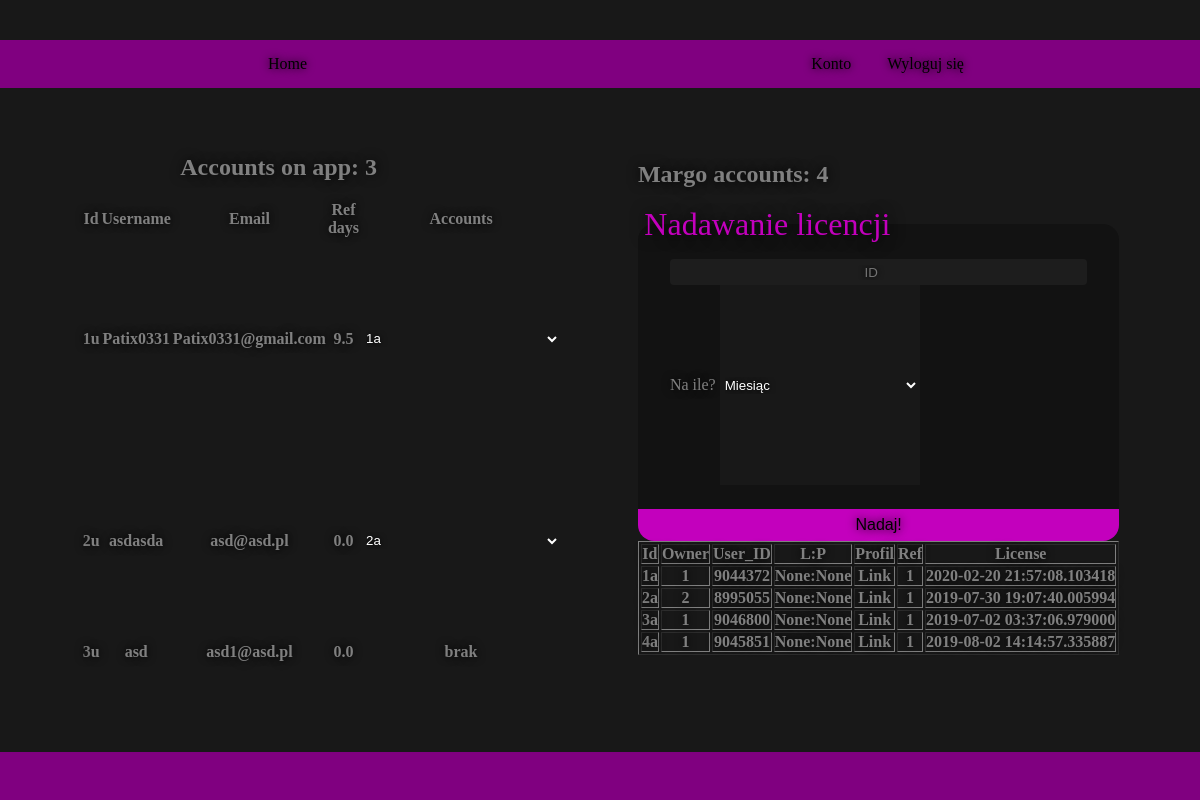
The page /panel (signed in) on the database its author committed.
### apkabot/models.py (models this page shows, shortened)
class User(db.Model, UserMixin):
    id = db.Column(db.Integer, primary_key=True)
    username = db.Column(db.String(15), unique=True, nullable=False)
    email = db.Column(db.String(50), unique=True, nullable=False)
    password = db.Column(db.String(60), nullable=False)
    free = db.Column(db.Float, nullable=True, default = 0)
    accounts = db.relationship('Account', backref='owner', lazy=True)

class Account(db.Model):
    id = db.Column(db.Integer, primary_key=True, nullable=False)
    owner_id = db.Column(db.Integer, db.ForeignKey('user.id'), nullable=False)
    user_id = db.Column(db.Integer, nullable=False)
    url = db.Column(db.String(50), nullable=False)
    login = db.Column(db.String(30), nullable=True)
    password = db.Column(db.String(30), nullable=True)
    ref = db.Column(db.Integer, nullable=True)
    license = db.Column(db.DateTime, nullable=True, default = datetime.now() + timedelta(hours=3))

### apkabot/routes.py (the view, shortened to what this page needs)
@app.route("/panel", methods=['GET','POST'])
@login_required
def panel():
    form = PanelForm()
    form2 = AddLicense(howLong="30")
    acc_list = User.query.all()
    mAcc_list = Account.query.all()
    return render_template('panel.html', acc_list = acc_list, mAcc_list=mAcc_list, title='Panel', form=form, form2=form2)

### apkabot/forms.py (shortened to what this page needs)
class PanelForm(FlaskForm):
    id = IntegerField('ID', validators=[DataRequired(), NumberRange(1,4000, message="")])
    username = StringField('Username', validators = [
        Optional(),
        Length(min=3, max=15)
        ])
    email = StringField('Email', validators=[
        Optional(),
        Email()])
    password = PasswordField('Password', validators=[Optional()])
    ref = IntegerField('Ref', validators=[Optional()])
    submit = SubmitField('Change!')

class AddLicense(FlaskForm):
    id = IntegerField('ID', validators=[DataRequired(), NumberRange(1,4000, message="")])
    howLong = SelectField(u'Na ile?', choices=[("0.04166", 'Godzina'),("0.5", 'Pół dnia'),("1", 'Dzień'), ("7", 'Tydzien'), ("15", 'Pół miesiąca'), ("30", 'Miesiąc')])
    submit = SubmitField('Nadaj!')

### apkabot/models.py (called while the page is built)
@login_manager.user_loader
def load_user(user_id):
    return User.query.get(int(user_id))

### apkabot/templates/panel.html (shortened to what this page needs)
{% extends "layout.html" %}
{% block content %}
<div id="acc-list">
    <h2>Accounts on app: {{acc_list.__len__()}}</h2> <br>
    <table>
        <tr>
            <th>Id</th>
            <th>Username</th>
            <th>Email</th>
            <th>Ref days</th>
            <th>Accounts</th>
        </tr>
        {% for acc in acc_list %}
        <tr>
            <th>{{acc.id}}u</th>
            <th>{{acc.username}}</th>
            <th>{{acc.email}}</th>
            <th>{{acc.free}}</th>
            <th>
                {% if acc.accounts %}
                    <select name="margoAccounts">
                        {% for mAcc in acc.accounts %}
                            <option value="{{mAcc.user_id}}">{{mAcc.id}}a</option>
                        {% endfor %}
                    </select>
                {% else %}
                    brak
                {% endif %}
            </th>
        </tr>
    {% endfor %}
    </table>
</div>
<div id="add-acc">
        <h2>Margo accounts: {{mAcc_list.__len__()}}</h2> <br>
        <form method="post" action="">
        <fieldset class="login">
            <legend>Nadawanie licencji</legend>
            <div class="form">
            <div class="form-group">
                    {% if form2.id.errors %}
                        {{ form2.id(class="form-control-label is-invalid", type="number") }}
                        <div class="invalid-feedback">
                            {% for error in form2.id.errors %}
                                <span>{{ error }}</span>
                            {% endfor %}
                        </div>
                    {% else %}
                        {{ form2.id(class="form-control form-control-lg", placeholder="ID", type="number") }}
                    {% endif %}
                </div>
                <div class="form-group">
                    {{ form2.howLong.label(class="form-control-label") }}
                    {% if form2.howLong.errors %}
                        {{ form2.howLong(class="form-control-label is-invalid") }}
                        <div class="invalid-feedback">
                            {% for error in form2.howLong.errors %}
                                <span>{{ error }}</span>
                            {% endfor %}
                        </div>
                    {% else %}
                        {{ form2.howLong(class="form-control form-control-lg") }}
                    {% endif %}
                </div>
            </div>
            <input type="submit" value="Nadaj!">
        </fieldset>
    </form>
        <table border="solid">
            <tr>
                <th>Id</th>
                <th>Owner</th>
                <th>User_ID</th>
                <th>L:P</th>
                <th>Profil</th>
                <th>Ref</th>
                <th>License</th>
            </tr>
            {% for acc in mAcc_list %}
                <tr>
                    <th>{{acc.id}}a</th>
                    <th>{{acc.owner_id}}</th>
                    <th>{{acc.user_id}}</th>
                    <th>{{acc.login}}:{{acc.password}}</th>
                    <th><a href="{{acc.url}}" target="_blank">Link</a></th>
                    <th>{{acc.ref}}</th>
                    <th>{{acc.license}}</th>
                </tr>
            {% endfor %}
        </table>
</div>
{% endblock content %}

### apkabot/static/main.css (style rules this page uses)
*, *::before, *::after { margin: 0; padding: 0; -webkit-box-sizing: border-box; box-sizing: border-box; text-shadow: 0 0 0.5em black; }
body { display: -ms-grid; display: grid; -webkit-box-align: center; -ms-flex-align: center; align-items: center; justify-items: center; min-height: 100vh; background: #181818; color: grey; grid-template-areas: "header header header" "main main main" "footer footer footer"; -ms-grid-rows: 4em auto 3em; grid-template-rows: 4em auto 3em; -ms-grid-columns: auto; grid-template-columns: auto; }
main a { text-decoration: none; color: grey; }
main .login { display: -webkit-box; display: -ms-flexbox; display: flex; -webkit-box-orient: vertical; -webkit-box-direction: normal; -ms-flex-direction: column; flex-direction: column; background: #121212; border: none; border-radius: 1em; }
main .login input { border-radius: 0.3em; height: 2em; width: 100%; text-align: center; border: none; background: #1d1d1d; color: white; }
main .login legend { color: #c300bd; margin: 0 1em 0.5em 0.2em; font-size: 2em; }
main .login .form { margin: 0 2em 0 2em; }
main .login input[type=submit] { background: #c300bd; color: black; font-size: 1em; text-shadow: 0 0 10px black; cursor: pointer; margin-top: 1.5em; border-radius: 0 0 1em 1em; }
#acc-list { display: -webkit-box; display: -ms-flexbox; display: flex; -webkit-box-orient: vertical; -webkit-box-direction: normal; -ms-flex-direction: column; flex-direction: column; width: 33%; height: 50%; -webkit-box-pack: center; -ms-flex-pack: center; justify-content: center; text-align: center; }
select { background: #181818; border-color: #181818; color: white; width: 200px; height: 200px; }

### rows shown on the page
User: id "1", username "Patix0331", email "Patix0331@gmail.com", free "9.5"
User: id "2", username "asdasda", email "asd@asd.pl", free "0.0"
User: id "3", username "asd", email "asd1@asd.pl", free "0.0", shows "brak"
Account: id "1", owner_id "1", user_id "9044372", login "None", password "None", ref "1", license "2020-02-20 21:57:08.103418"
Account: id "2", owner_id "2", user_id "8995055", login "None", password "None", ref "1", license "2019-07-30 19:07:40.005994"
Account: id "3", owner_id "1", user_id "9046800", login "None", password "None", ref "1", license "2019-07-02 03:37:06.979000"
Account: id "4", owner_id "1", user_id "9045851", login "None", password "None", ref "1", license "2019-08-02 14:14:57.335887"

### other values the page prints
{{ acc_list.__len__() }} "3"
{{ mAcc_list.__len__() }} "4"
form field margoAccounts "1a"
form field margoAccounts "2a"
